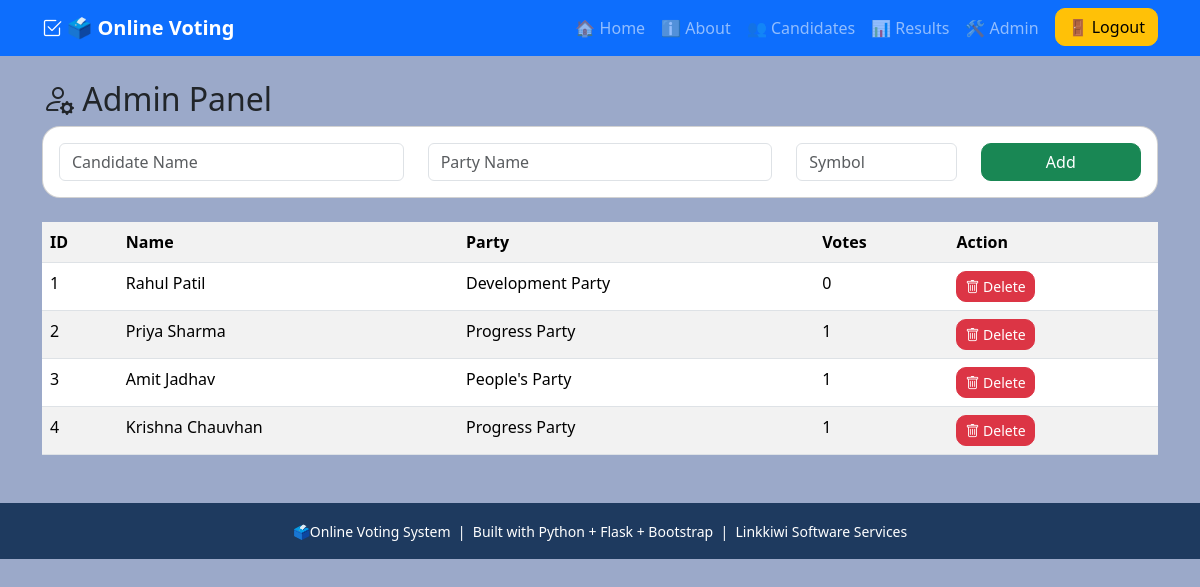
The page /admin (signed in) on the database its author committed.
### tables this page shows
CREATE TABLE candidates(
            id INTEGER PRIMARY KEY AUTOINCREMENT,
            name TEXT NOT NULL,
            party TEXT NOT NULL,
            symbol TEXT,
            votes INTEGER DEFAULT 0
        );

### app.py (the view, shortened to what this page needs)
@app.route("/admin",methods=["GET", "POST"])
def admin():
    connection = get_db()
    candidates = connection.execute("""
        SELECT * FROM candidates
        ORDER BY id
    """).fetchall()
    connection.close()
    return render_template("admin.html",candidates=candidates)

### app.py (called while the page is built)
def get_db():
    connection = sqlite3.connect(DATABASE)
    connection.row_factory = sqlite3.Row
    return connection

### templates/admin.html
{% extends "base.html" %}
{% block content %}
<h2>
<i class="bi bi-person-gear"></i>
Admin Panel
</h2>
<div class="card mb-4">
<div class="card-body">
<form method="POST">
<div class="row">
<div class="col-md-4">
<input
    class="form-control"
    name="name"
    placeholder="Candidate Name"
    required
>
</div>
<div class="col-md-4">
<input
    class="form-control"
    name="party"
    placeholder="Party Name"
    required
>
</div>
<div class="col-md-2">
<input
    class="form-control"
    name="symbol"
    placeholder="Symbol"
>
</div>
<div class="col-md-2">
<button
    class="btn btn-success w-100"
>
Add
</button>
</div>
</div>
</form>
</div>
</div>
<table class="table table-striped">
<tr>
<th>ID</th>
<th>Name</th>
<th>Party</th>
<th>Votes</th>
<th>Action</th>
</tr>
{% for candidate in candidates %}
<tr>
<td>
{{ candidate.id }}
</td>
<td>
{{ candidate.name }}
</td>
<td>
{{ candidate.party }}
</td>
<td>
{{ candidate.votes }}
</td>
<td>
<a
    class="btn btn-danger btn-sm"
    href="{{ url_for(
    'delete_candidate',
    candidate_id=candidate.id
    ) }}"
>
<i class="bi bi-trash"></i>
Delete
</a>
</td>
</tr>
{% endfor %}
</table>
{% endblock %}

### Static/style.css (style rules this page uses)
body { background: #9ba9c9; }
.btn { border-radius: 10px; }
.card { border-radius: 18px; }

### rows shown on the page
candidates: id "1", name "Rahul Patil", party "Development Party", votes "0"
candidates: id "2", name "Priya Sharma", party "Progress Party", votes "1"
candidates: id "3", name "Amit Jadhav", party "People's Party", votes "1"
candidates: id "4", name "Krishna Chauvhan", party "Progress Party", votes "1"
